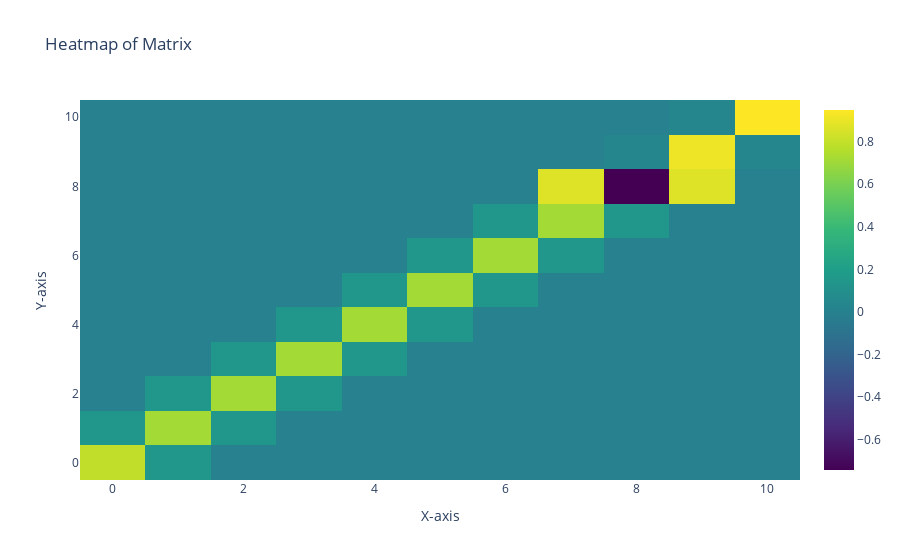

Notebook code cell kept with this figure:
### Code cell
bG = bg.BuildingGraph(connectivityMatrix, roomList)
bG.updateEdges({"wall_kwargs" :wall_kwargs})
bG.updateNodes({
    "room_kwargs": room_kwargs,
    "vent_kwargs": vent_kwargs,
    "rad_kwargs": {"bG": bg.BuildingGraph()},
    })
bG.draw()

build_sim = bs.BuildingSimulation(**sim_kwargs)
build_sim.initialize(bG)

build_sim.run()

Tints = build_sim.bG.G.nodes['R']['Tints']
T_profs = build_sim.bG.G.edges['R', 'R']['T_profs']
wall = build_sim.bG.G.edges['R', 'R']['wall']
h_profs = [4, 8, 12, 16, 20]
h_profs = [h + 48 for h in h_profs]
# h_profs = [0, *h_profs]

# Plotting
plt.figure()
plt.plot(build_sim.hours, Tints, label='Tint')
plt.plot(build_sim.hours, T_profs[0, :], label='T0')
plt.legend()
plt.xlabel('hours')
plt.ylabel('Temperature [K]')

plt.figure()
for h in h_profs:
    i = int(h * 60 * 60 / build_sim.delt)
    plt.plot(wall.x, T_profs[:, i], label=f'{h % 24} hours')

plt.legend()
plt.xlabel('x')
plt.ylabel('Temperature [K]')
plt.show()

### Figure 1 — Plotly figure (JSON) as saved in the notebook; plotly's stock layout.template omitted (floating-point values rounded to 4 significant figures)
{"data": [{"colorscale": [[0, "#440154"], [0.1111, "#482878"], [0.2222, "#3e4989"], [0.3333, "#31688e"], [0.4444, "#26828e"], [0.5556, "#1f9e89"], [0.6667, "#35b779"], [0.7778, "#6ece58"], [0.8889, "#b5de2b"], [1, "#fde725"]], "type": "heatmap", "z": [[0.7912, 0.1432, 0, 0, 0, 0, 0, 0, 0, 0, 0], [0.1432, 0.7136, 0.1432, 0, 0, 0, 0, 0, 0, 0, 0], [0, 0.1432, 0.7136, 0.1432, 0, 0, 0, 0, 0, 0, 0], [0, 0, 0.1432, 0.7136, 0.1432, 0, 0, 0, 0, 0, 0], [0, 0, 0, 0.1432, 0.7136, 0.1432, 0, 0, 0, 0, 0], [0, 0, 0, 0, 0.1432, 0.7136, 0.1432, 0, 0, 0, 0], [0, 0, 0, 0, 0, 0.1432, 0.7136, 0.1432, 0, 0, 0], [0, 0, 0, 0, 0, 0, 0.1432, 0.7136, 0.1432, 0, 0], [0, 0, 0, 0, 0, 0, 0, 0.8712, -0.7423, 0.8712, 0], [0, 0, 0, 0, 0, 0, 0, 0, 0.04557, 0.9089, 0.04557], [0, 0, 0, 0, 0, 0, 0, 0, 0, 0.04557, 0.9482]]}], "layout": {"title": {"text": "Heatmap of Matrix"}, "xaxis": {"title": {"text": "X-axis"}}, "yaxis": {"title": {"text": "Y-axis"}}}}
